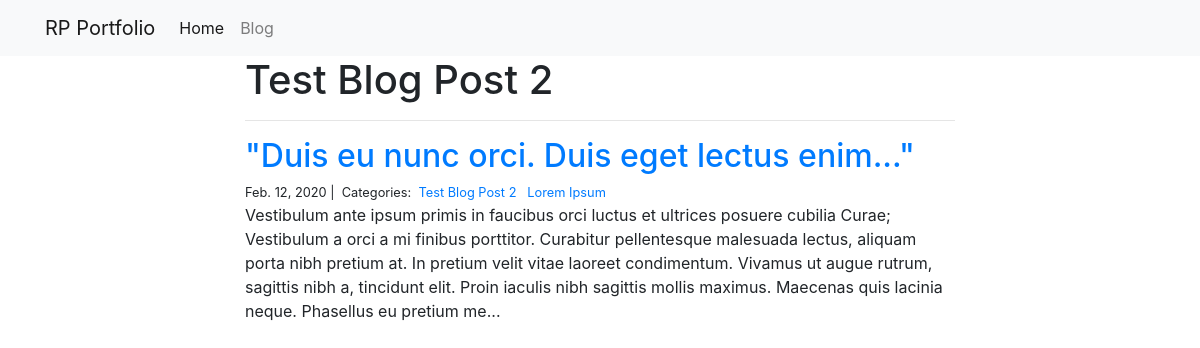
The app's page /blog/Test Blog Post 2/ with its own data.
### blog/models.py (models this page shows)
class Category(models.Model):
    name = models.CharField(max_length=20)

class Post(models.Model):
    title = models.CharField(max_length=255)
    body = models.TextField()
    created_on = models.DateTimeField(auto_now_add=True)
    last_modified = models.DateTimeField(auto_now=True)
    categories = models.ManyToManyField('Category', related_name='posts')

### blog/views.py (the view)
# urls.py: path("<category>/", views.blog_category, name="blog_category"),
def blog_category(request, category):
    posts = Post.objects.filter(categories__name__contains=category).order_by(
        "-created_on"
    )
    context = {"category": category, "posts": posts}
    return render(request, "blog_category.html", context)

### blog/templates/blog_category.html
{% extends "base.html" %}
{% block page_content %}
<div class="col-md-8 offset-md-2">
     <h1>{{ category | title }}</h1>
     <hr>
     {% for post in posts %}
     <h2><a href="{% url 'blog_detail' post.pk%}">{{ post.title }}</a></h2>
     <small>
         {{ post.created_on.date }} |&nbsp;
         Categories:&nbsp;
         {% for category in post.categories.all %}
         <a href="{% url 'blog_category' category.name %}">
             {{ category.name }}
         </a>&nbsp;
         {% endfor %}
     </small>
     <p>{{ post.body | slice:":400" }}...</p>
     {% endfor %}
 </div>
{% endblock %}

### project_1/templates/base.html (shortened to what this page needs)
<link rel="stylesheet" href="https://stackpath.bootstrapcdn.com/bootstrap/4.1.3/css/bootstrap.min.css">
<nav class="navbar navbar-expand-lg navbar-light bg-light">
    <div class="container">
        <a class="navbar-brand" href="{% url 'project_index' %}">RP Portfolio</a>
        <div class="collapse navbar-collapse" id="navbarSupportedContent">
          <ul class="navbar-nav mr-auto">
            <li class="nav-item active">
              <a class="nav-link" href="{% url 'project_index' %}">Home</a>
            </li>
            <li class="nav-item">
              <a class="nav-link" href="{% url 'blog_index' %}">Blog</a>
            </li>
          </ul>
        </div>
    </div>
</nav>
<div class="container">
    {% block page_content %}{% endblock %}
</div>

### records on screen
Category: name "Test Blog Post 2"
Post: title "\"Duis eu nunc orci. Duis eget lectus enim...\"", created_on "Feb. 12, 2020", body "Vestibulum ante ipsum primis in faucibus orci luctus et ultrices posuere cubilia Curae; Vestibulum a orci a mi finibus porttitor. Curabitur pellentesque malesuada lectus, aliquam porta nibh pretium at. In pretium velit vitae laoreet condimentum. Vivamus ut augue rutrum, sagittis nibh a, tincidunt elit. Proin iaculis nibh sagittis mollis maximus. Maecenas quis lacinia neque. Phasellus eu pretium me"
Category: name "Lorem Ipsum"
